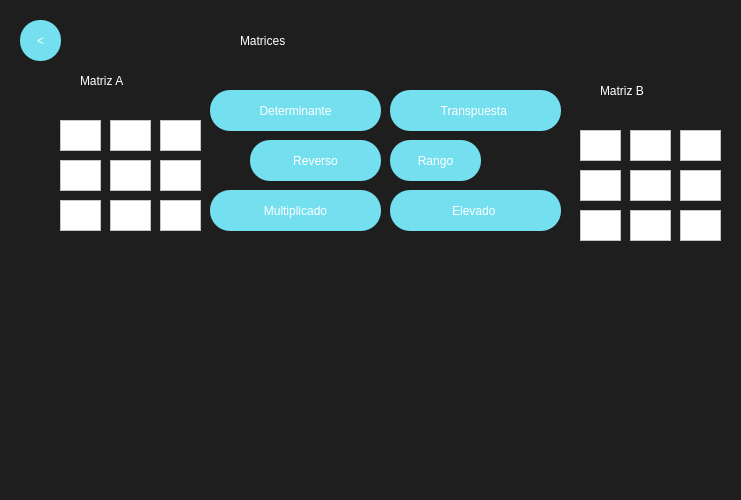
<?xml version="1.0" encoding="UTF-8"?>
<ui version="4.0">
 <class>MainWindow</class>
 <widget class="QMainWindow" name="MainWindow">
  <property name="geometry">
   <rect>
    <x>0</x>
    <y>0</y>
    <width>741</width>
    <height>500</height>
   </rect>
  </property>
  <property name="minimumSize">
   <size>
    <width>700</width>
    <height>500</height>
   </size>
  </property>
  <property name="maximumSize">
   <size>
    <width>1100</width>
    <height>500</height>
   </size>
  </property>
  <property name="windowTitle">
   <string>MainWindow</string>
  </property>
  <property name="styleSheet">
   <string notr="true">QWidget{
background-color:#1E1E1E;
}

QPushButton{
background-color:#74E0Ef;
color:white;
font: 30pt &quot;Impact&quot;;
border-radius:25px;
}

QPushButton:hover{
background-color:#7A63FF;
color:#74E0Ef;
font: 30pt &quot;Impact&quot;;
border-radius:30px;
}

</string>
  </property>
  <widget class="QWidget" name="centralwidget">
   <widget class="QLabel" name="label">
    <property name="geometry">
     <rect>
      <x>240</x>
      <y>10</y>
      <width>241</width>
      <height>61</height>
     </rect>
    </property>
    <property name="styleSheet">
     <string notr="true">color:white;
font: 50pt &quot;Impact&quot;;
</string>
    </property>
    <property name="text">
     <string>Matrices</string>
    </property>
   </widget>
   <widget class="QPushButton" name="RectBackButton">
    <property name="geometry">
     <rect>
      <x>20</x>
      <y>20</y>
      <width>41</width>
      <height>41</height>
     </rect>
    </property>
    <property name="styleSheet">
     <string notr="true">font: 20pt &quot;impact&quot;;
border-radius:20px;</string>
    </property>
    <property name="text">
     <string>&lt;</string>
    </property>
   </widget>
   <widget class="QPushButton" name="RecCalculateButton">
    <property name="geometry">
     <rect>
      <x>390</x>
      <y>90</y>
      <width>171</width>
      <height>41</height>
     </rect>
    </property>
    <property name="styleSheet">
     <string notr="true">font: 20pt &quot;impact&quot;;
border-radius:20px;</string>
    </property>
    <property name="text">
     <string>Transpuesta </string>
    </property>
   </widget>
   <widget class="QTextEdit" name="ExtIzqEntry">
    <property name="geometry">
     <rect>
      <x>60</x>
      <y>120</y>
      <width>41</width>
      <height>31</height>
     </rect>
    </property>
    <property name="styleSheet">
     <string notr="true">background-color: rgb(255, 255, 255);</string>
    </property>
   </widget>
   <widget class="QPushButton" name="BisGraficarButton">
    <property name="geometry">
     <rect>
      <x>210</x>
      <y>90</y>
      <width>171</width>
      <height>41</height>
     </rect>
    </property>
    <property name="styleSheet">
     <string notr="true">font: 20pt &quot;impact&quot;;
border-radius:20px;</string>
    </property>
    <property name="text">
     <string>Determinante</string>
    </property>
   </widget>
   <widget class="QTextEdit" name="ExtIzqEntry_2">
    <property name="geometry">
     <rect>
      <x>110</x>
      <y>120</y>
      <width>41</width>
      <height>31</height>
     </rect>
    </property>
    <property name="styleSheet">
     <string notr="true">background-color: rgb(255, 255, 255);</string>
    </property>
   </widget>
   <widget class="QTextEdit" name="ExtIzqEntry_3">
    <property name="geometry">
     <rect>
      <x>160</x>
      <y>120</y>
      <width>41</width>
      <height>31</height>
     </rect>
    </property>
    <property name="styleSheet">
     <string notr="true">background-color: rgb(255, 255, 255);</string>
    </property>
   </widget>
   <widget class="QTextEdit" name="ExtIzqEntry_4">
    <property name="geometry">
     <rect>
      <x>60</x>
      <y>160</y>
      <width>41</width>
      <height>31</height>
     </rect>
    </property>
    <property name="styleSheet">
     <string notr="true">background-color: rgb(255, 255, 255);</string>
    </property>
   </widget>
   <widget class="QTextEdit" name="ExtIzqEntry_5">
    <property name="geometry">
     <rect>
      <x>160</x>
      <y>160</y>
      <width>41</width>
      <height>31</height>
     </rect>
    </property>
    <property name="styleSheet">
     <string notr="true">background-color: rgb(255, 255, 255);</string>
    </property>
   </widget>
   <widget class="QTextEdit" name="ExtIzqEntry_6">
    <property name="geometry">
     <rect>
      <x>110</x>
      <y>160</y>
      <width>41</width>
      <height>31</height>
     </rect>
    </property>
    <property name="styleSheet">
     <string notr="true">background-color: rgb(255, 255, 255);</string>
    </property>
   </widget>
   <widget class="QTextEdit" name="ExtIzqEntry_7">
    <property name="geometry">
     <rect>
      <x>160</x>
      <y>200</y>
      <width>41</width>
      <height>31</height>
     </rect>
    </property>
    <property name="styleSheet">
     <string notr="true">background-color: rgb(255, 255, 255);</string>
    </property>
   </widget>
   <widget class="QTextEdit" name="ExtIzqEntry_8">
    <property name="geometry">
     <rect>
      <x>60</x>
      <y>200</y>
      <width>41</width>
      <height>31</height>
     </rect>
    </property>
    <property name="styleSheet">
     <string notr="true">background-color: rgb(255, 255, 255);</string>
    </property>
   </widget>
   <widget class="QTextEdit" name="ExtIzqEntry_9">
    <property name="geometry">
     <rect>
      <x>110</x>
      <y>200</y>
      <width>41</width>
      <height>31</height>
     </rect>
    </property>
    <property name="styleSheet">
     <string notr="true">background-color: rgb(255, 255, 255);</string>
    </property>
   </widget>
   <widget class="QLabel" name="label_2">
    <property name="geometry">
     <rect>
      <x>80</x>
      <y>60</y>
      <width>101</width>
      <height>41</height>
     </rect>
    </property>
    <property name="styleSheet">
     <string notr="true">color:white;
font: 20pt &quot;Impact&quot;;
</string>
    </property>
    <property name="text">
     <string>Matriz A</string>
    </property>
   </widget>
   <widget class="QTextEdit" name="ExtIzqEntry_10">
    <property name="geometry">
     <rect>
      <x>580</x>
      <y>130</y>
      <width>41</width>
      <height>31</height>
     </rect>
    </property>
    <property name="styleSheet">
     <string notr="true">background-color: rgb(255, 255, 255);</string>
    </property>
   </widget>
   <widget class="QTextEdit" name="ExtIzqEntry_11">
    <property name="geometry">
     <rect>
      <x>680</x>
      <y>170</y>
      <width>41</width>
      <height>31</height>
     </rect>
    </property>
    <property name="styleSheet">
     <string notr="true">background-color: rgb(255, 255, 255);</string>
    </property>
   </widget>
   <widget class="QTextEdit" name="ExtIzqEntry_12">
    <property name="geometry">
     <rect>
      <x>580</x>
      <y>170</y>
      <width>41</width>
      <height>31</height>
     </rect>
    </property>
    <property name="styleSheet">
     <string notr="true">background-color: rgb(255, 255, 255);</string>
    </property>
   </widget>
   <widget class="QTextEdit" name="ExtIzqEntry_13">
    <property name="geometry">
     <rect>
      <x>580</x>
      <y>210</y>
      <width>41</width>
      <height>31</height>
     </rect>
    </property>
    <property name="styleSheet">
     <string notr="true">background-color: rgb(255, 255, 255);</string>
    </property>
   </widget>
   <widget class="QTextEdit" name="ExtIzqEntry_14">
    <property name="geometry">
     <rect>
      <x>680</x>
      <y>130</y>
      <width>41</width>
      <height>31</height>
     </rect>
    </property>
    <property name="styleSheet">
     <string notr="true">background-color: rgb(255, 255, 255);</string>
    </property>
   </widget>
   <widget class="QLabel" name="label_3">
    <property name="geometry">
     <rect>
      <x>600</x>
      <y>70</y>
      <width>101</width>
      <height>41</height>
     </rect>
    </property>
    <property name="styleSheet">
     <string notr="true">color:white;
font: 20pt &quot;Impact&quot;;
</string>
    </property>
    <property name="text">
     <string>Matriz B</string>
    </property>
   </widget>
   <widget class="QTextEdit" name="ExtIzqEntry_15">
    <property name="geometry">
     <rect>
      <x>630</x>
      <y>170</y>
      <width>41</width>
      <height>31</height>
     </rect>
    </property>
    <property name="styleSheet">
     <string notr="true">background-color: rgb(255, 255, 255);</string>
    </property>
   </widget>
   <widget class="QTextEdit" name="ExtIzqEntry_16">
    <property name="geometry">
     <rect>
      <x>680</x>
      <y>210</y>
      <width>41</width>
      <height>31</height>
     </rect>
    </property>
    <property name="styleSheet">
     <string notr="true">background-color: rgb(255, 255, 255);</string>
    </property>
   </widget>
   <widget class="QTextEdit" name="ExtIzqEntry_17">
    <property name="geometry">
     <rect>
      <x>630</x>
      <y>130</y>
      <width>41</width>
      <height>31</height>
     </rect>
    </property>
    <property name="styleSheet">
     <string notr="true">background-color: rgb(255, 255, 255);</string>
    </property>
   </widget>
   <widget class="QTextEdit" name="ExtIzqEntry_18">
    <property name="geometry">
     <rect>
      <x>630</x>
      <y>210</y>
      <width>41</width>
      <height>31</height>
     </rect>
    </property>
    <property name="styleSheet">
     <string notr="true">background-color: rgb(255, 255, 255);</string>
    </property>
   </widget>
   <widget class="QPushButton" name="RecCalculateButton_2">
    <property name="geometry">
     <rect>
      <x>250</x>
      <y>140</y>
      <width>131</width>
      <height>41</height>
     </rect>
    </property>
    <property name="styleSheet">
     <string notr="true">font: 20pt &quot;impact&quot;;
border-radius:20px;</string>
    </property>
    <property name="text">
     <string>Reverso</string>
    </property>
   </widget>
   <widget class="QPushButton" name="RecCalculateButton_3">
    <property name="geometry">
     <rect>
      <x>390</x>
      <y>140</y>
      <width>91</width>
      <height>41</height>
     </rect>
    </property>
    <property name="styleSheet">
     <string notr="true">font: 20pt &quot;impact&quot;;
border-radius:20px;</string>
    </property>
    <property name="text">
     <string>Rango</string>
    </property>
   </widget>
   <widget class="QPushButton" name="RecCalculateButton_4">
    <property name="geometry">
     <rect>
      <x>210</x>
      <y>190</y>
      <width>171</width>
      <height>41</height>
     </rect>
    </property>
    <property name="styleSheet">
     <string notr="true">font: 20pt &quot;impact&quot;;
border-radius:20px;</string>
    </property>
    <property name="text">
     <string>Multiplicado</string>
    </property>
   </widget>
   <widget class="QPushButton" name="RecCalculateButton_5">
    <property name="geometry">
     <rect>
      <x>390</x>
      <y>190</y>
      <width>171</width>
      <height>41</height>
     </rect>
    </property>
    <property name="styleSheet">
     <string notr="true">font: 20pt &quot;impact&quot;;
border-radius:20px;</string>
    </property>
    <property name="text">
     <string>Elevado </string>
    </property>
   </widget>
  </widget>
 </widget>
 <resources/>
 <connections/>
</ui>
